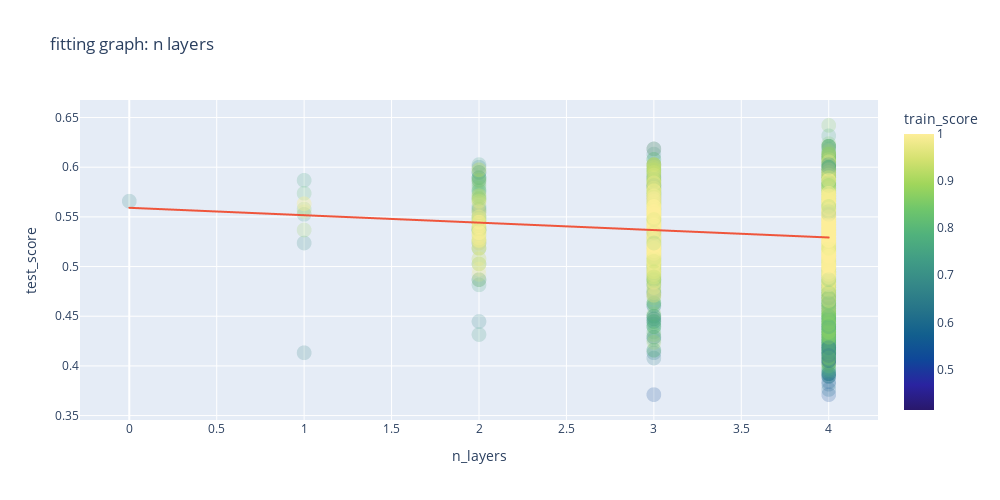

The notebook cell this image was saved under:
### Code cell
fig = px.scatter(
    data_frame = mlpc_optim.results,
    y = "test_score",
    x = "n_layers",
    color = "train_score",

    opacity = 0.2,
    trendline = "ols",

    title = "fitting graph: n layers",
    width = 1000,
    height = 500,
    color_continuous_scale = plt_style_c,
)

fig.update_traces(marker={'size': 15})

fig.show()

### Figure 1 — Plotly figure (JSON) as saved in the notebook; plotly's stock layout.template omitted (floating-point values rounded to 4 significant figures; data arrays with more than 128 entries replaced by an {"elided": "..."} marker saying what was removed)
{"data": [{"hovertemplate": "n_layers=%{x}<br>test_score=%{y}<br>train_score=%{marker.color}<extra></extra>", "legendgroup": "", "marker": {"color": {"elided": "11111 float values"}, "coloraxis": "coloraxis", "opacity": 0.2, "size": 15, "symbol": "circle"}, "mode": "markers", "name": "", "showlegend": false, "type": "scattergl", "x": {"elided": "11111 int values"}, "xaxis": "x", "y": {"elided": "11111 float values"}, "yaxis": "y"}, {"hovertemplate": "<b>OLS trendline</b><br>test_score = -0.00747468 * n_layers + 0.559146<br>R<sup>2</sup>=0.005862<br><br>n_layers=%{x}<br>test_score=%{y} <b>(trend)</b><extra></extra>", "legendgroup": "", "marker": {"size": 15, "symbol": "circle"}, "mode": "lines", "name": "", "showlegend": false, "type": "scattergl", "x": {"elided": "11111 int values"}, "xaxis": "x", "y": {"elided": "11111 float values"}, "yaxis": "y"}], "layout": {"coloraxis": {"colorbar": {"title": {"text": "train_score"}}, "colorscale": [[0, "rgb(41, 24, 107)"], [0.09091, "rgb(42, 35, 160)"], [0.1818, "rgb(15, 71, 153)"], [0.2727, "rgb(18, 95, 142)"], [0.3636, "rgb(38, 116, 137)"], [0.4545, "rgb(53, 136, 136)"], [0.5455, "rgb(65, 157, 133)"], [0.6364, "rgb(81, 178, 124)"], [0.7273, "rgb(111, 198, 107)"], [0.8182, "rgb(160, 214, 91)"], [0.9091, "rgb(212, 225, 112)"], [1, "rgb(253, 238, 153)"]]}, "height": 500, "legend": {"tracegroupgap": 0}, "title": {"text": "fitting graph: n layers"}, "width": 1000, "xaxis": {"anchor": "y", "domain": [0, 1], "title": {"text": "n_layers"}}, "yaxis": {"anchor": "x", "domain": [0, 1], "title": {"text": "test_score"}}}}
